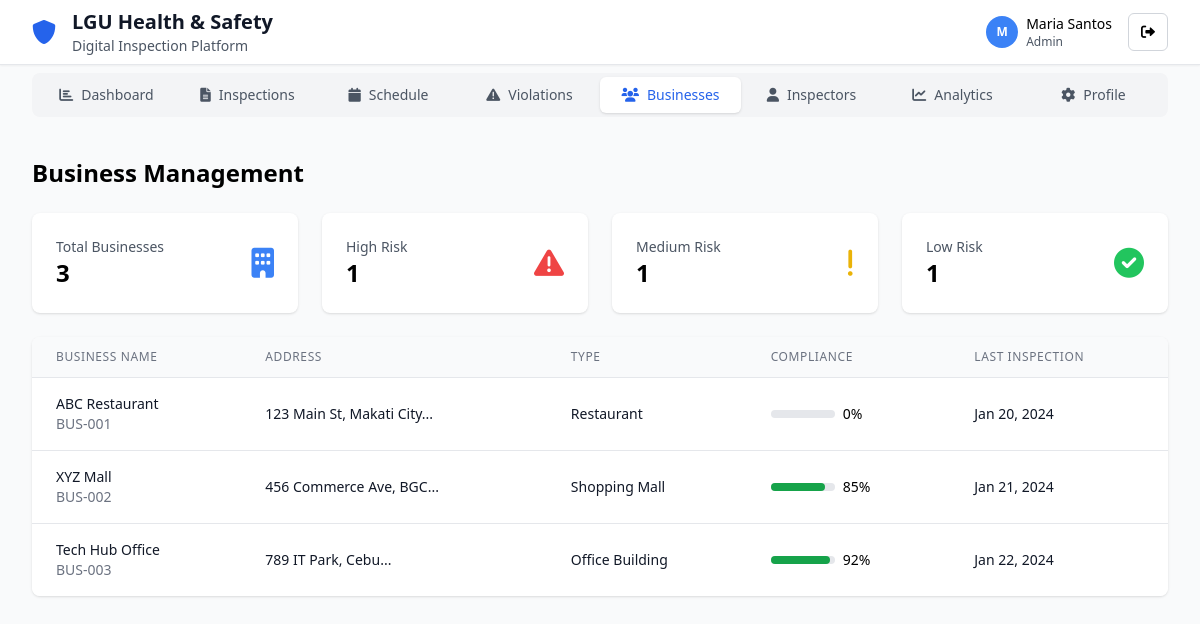
/business/businesses.php (signed in), run on the app's committed database.
### tables this page shows
CREATE TABLE users (
    id INT PRIMARY KEY AUTO_INCREMENT,
    name VARCHAR(255) NOT NULL,
    email VARCHAR(255) UNIQUE NOT NULL,
    password VARCHAR(255) NOT NULL,
    role ENUM('super_admin', 'admin', 'inspector', 'business_owner', 'community_user') NOT NULL DEFAULT 'inspector',
    avatar VARCHAR(255) NULL,
    department VARCHAR(255) NULL,
    certification VARCHAR(255) NULL,
    created_at TIMESTAMP DEFAULT CURRENT_TIMESTAMP,
    updated_at TIMESTAMP DEFAULT CURRENT_TIMESTAMP ON UPDATE CURRENT_TIMESTAMP,
    INDEX idx_email (email),
    INDEX idx_role (role)
);

CREATE TABLE businesses (
    id INT PRIMARY KEY AUTO_INCREMENT,
    name VARCHAR(255) NOT NULL,
    address TEXT NOT NULL,
    owner_id INT NULL,
    inspector_id INT NULL,
    contact_number VARCHAR(20) NULL,
    email VARCHAR(255) NULL,
    business_type VARCHAR(100) NULL,
    registration_number VARCHAR(100) NULL,
    establishment_date DATE NULL,
    inspection_frequency ENUM('weekly', 'monthly', 'quarterly') DEFAULT 'monthly',
    last_inspection_date DATE NULL,
    next_inspection_date DATE NULL,
    is_compliant BOOLEAN DEFAULT TRUE,
    compliance_score INT DEFAULT 100,
    created_at TIMESTAMP DEFAULT CURRENT_TIMESTAMP,
    updated_at TIMESTAMP DEFAULT CURRENT_TIMESTAMP ON UPDATE CURRENT_TIMESTAMP,
    FOREIGN KEY (owner_id) REFERENCES users(id) ON DELETE SET NULL,
    FOREIGN KEY (inspector_id) REFERENCES users(id) ON DELETE SET NULL,
    INDEX idx_name (name),
    INDEX idx_business_type (business_type),
    INDEX idx_compliance (is_compliant),
    INDEX idx_next_inspection (next_inspection_date)
);

CREATE TABLE inspections (
    id INT PRIMARY KEY AUTO_INCREMENT,
    business_id INT NOT NULL,
    inspector_id INT NULL,
    inspection_type_id INT NOT NULL,
    scheduled_date DATETIME NOT NULL,
    completed_date DATETIME NULL,
    status ENUM('scheduled', 'in_progress', 'completed', 'overdue') NOT NULL DEFAULT 'scheduled',
    priority ENUM('low', 'medium', 'high') NOT NULL DEFAULT 'medium',
    compliance_score INT NULL,
    total_violations INT DEFAULT 0,
    notes TEXT NULL,
    created_at TIMESTAMP DEFAULT CURRENT_TIMESTAMP,
    updated_at TIMESTAMP DEFAULT CURRENT_TIMESTAMP ON UPDATE CURRENT_TIMESTAMP,
    FOREIGN KEY (business_id) REFERENCES businesses(id) ON DELETE CASCADE,
    FOREIGN KEY (inspector_id) REFERENCES users(id) ON DELETE SET NULL,
    FOREIGN KEY (inspection_type_id) REFERENCES inspection_types(id) ON DELETE CASCADE,
    INDEX idx_business (business_id),
    INDEX idx_inspector (inspector_id),
    INDEX idx_status (status),
    INDEX idx_scheduled_date (scheduled_date)
);

### business/businesses.php (the view, shortened to what the rows shown need)
<?php
require_once '../models/User.php';
require_once '../models/Business.php';
$database = new Database();
$db = $database->getConnection();
$business = new Business($db);
$businesses = $business->readAll();
?>
<!DOCTYPE html>
<html lang="en">
<head>
    <script src="https://cdn.tailwindcss.com"></script>
    <link href="https://cdnjs.cloudflare.com/ajax/libs/font-awesome/6.0.0/css/all.min.css" rel="stylesheet">
</head>
<body class="min-h-screen bg-gray-50">
    <?php include '../includes/navigation.php'; ?>
    <div class="max-w-7xl mx-auto px-4 sm:px-6 lg:px-8 py-4 sm:py-8">
        <div class="flex justify-between items-center mb-6">
            <h2 class="text-2xl font-bold">Business Management</h2>
        </div>
        <div class="bg-white rounded-lg shadow overflow-hidden">
            <table class="min-w-full divide-y divide-gray-200">
                <thead class="bg-gray-50">
                    <tr>
                        <th class="px-6 py-3 text-left text-xs font-medium text-gray-500 uppercase tracking-wider">Business Name</th>
                        <th class="px-6 py-3 text-left text-xs font-medium text-gray-500 uppercase tracking-wider">Address</th>
                        <th class="px-6 py-3 text-left text-xs font-medium text-gray-500 uppercase tracking-wider">Type</th>
                        <th class="px-6 py-3 text-left text-xs font-medium text-gray-500 uppercase tracking-wider">Compliance</th>
                        <th class="px-6 py-3 text-left text-xs font-medium text-gray-500 uppercase tracking-wider">Last Inspection</th>
                    </tr>
                </thead>
                <tbody class="bg-white divide-y divide-gray-200">
                    <?php while ($business_row = $businesses->fetch(PDO::FETCH_ASSOC)):
                        $stats = $business->getComplianceStats($business_row['id']);
                    ?>
                    <tr>
                        <td class="px-6 py-4 whitespace-nowrap">
                            <div class="text-sm font-medium text-gray-900"><?php echo $business_row['name']; ?></div>
                            <div class="text-sm text-gray-500"><?php echo $business_row['registration_number']; ?></div>
                        </td>
                        <td class="px-6 py-4">
                            <div class="text-sm text-gray-900"><?php echo substr($business_row['address'], 0, 50) . '...'; ?></div>
                        </td>
                        <td class="px-6 py-4 whitespace-nowrap text-sm text-gray-900">
                            <?php echo $business_row['business_type'] ?: 'N/A'; ?>
                        </td>
                        <td class="px-6 py-4 whitespace-nowrap">
                            <div class="flex items-center space-x-2">
                                <div class="w-16 bg-gray-200 rounded-full h-2">
                                    <div class="bg-green-600 h-2 rounded-full" style="width: <?php echo $stats['avg_compliance']; ?>%"></div>
                                </div>
                                <span class="text-sm font-medium"><?php echo $stats['avg_compliance']; ?>%</span>
                            </div>
                        </td>
                        <td class="px-6 py-4 whitespace-nowrap text-sm text-gray-900">
                            <?php
                            $recent = $business->getRecentInspections($business_row['id'], 1);
                            echo $recent ? date('M j, Y', strtotime($recent[0]['scheduled_date'])) : 'Never';
                            ?>
                        </td>
                    </tr>
                    <?php endwhile; ?>
                </tbody>
            </table>
        </div>
    </div>
</body>
</html>

### includes/navigation.php (shortened to what the rows shown need)
<?php
require_once '../models/User.php';
if (isset($_SESSION['user_id'])) {
    $database = new Database();
    $db = $database->getConnection();
    $user = new User($db);
    $user->id = $_SESSION['user_id'];
    $user->readOne();
}
?>
<header class="bg-white shadow-sm border-b">
    <div class="max-w-7xl mx-auto px-4 sm:px-6 lg:px-8">
        <div class="flex justify-between items-center h-16">
            <div class="flex items-center space-x-2 sm:space-x-4 min-w-0 flex-1">
                <div class="min-w-0 flex-1">
                    <h1 class="text-sm sm:text-xl font-bold text-gray-900 truncate">LGU Health & Safety</h1>
                </div>
            </div>
            <div class="flex items-center space-x-1 sm:space-x-4 flex-shrink-0">
                <?php if (isset($_SESSION['user_id'])): ?>
                <div class="flex items-center space-x-2">
                    <div class="w-8 h-8 bg-blue-500 rounded-full flex items-center justify-center text-white text-xs font-bold">
                        <?php echo substr($user->name, 0, 1); ?>
                    </div>
                    <div class="hidden lg:block">
                        <p class="text-sm font-medium"><?php echo $user->name; ?></p>
                        <p class="text-xs text-gray-600"><?php echo ucfirst(str_replace('_', ' ', $user->role)); ?></p>
                    </div>
                </div>
                <?php if ($user->role == 'admin' || $user->role == 'super_admin' || $user->role == 'inspector'): ?>
                <a href="admin_logout.php" class="bg-white border border-gray-300 rounded-md px-3 py-2 text-sm">
                    <i class="fas fa-sign-out-alt"></i>
                </a>
                <?php else: ?>
                <a href="user_logout.php" class="bg-white border border-gray-300 rounded-md px-3 py-2 text-sm">
                    <i class="fas fa-sign-out-alt"></i>
                </a>
                <?php endif; ?>
                <?php else: ?>
                <a href="public_login.php" class="bg-blue-600 text-white rounded-md px-4 py-2 text-sm hover:bg-blue-700">
                    Login
                </a>
                <?php endif; ?>
            </div>
        </div>
    </div>
</header>

### data on the page
users: name "M", name "Maria Santos", role "Admin"
businesses: name "ABC Restaurant", registration_number "BUS-001", address "123 Main St, Makati City", business_type "Restaurant", avg_compliance "0", inspections.scheduled_date "Jan 20, 2024"
businesses: name "XYZ Mall", registration_number "BUS-002", address "456 Commerce Ave, BGC", business_type "Shopping Mall", avg_compliance "85", inspections.scheduled_date "Jan 21, 2024"
businesses: name "Tech Hub Office", registration_number "BUS-003", address "789 IT Park, Cebu", business_type "Office Building", avg_compliance "92", inspections.scheduled_date "Jan 22, 2024"
